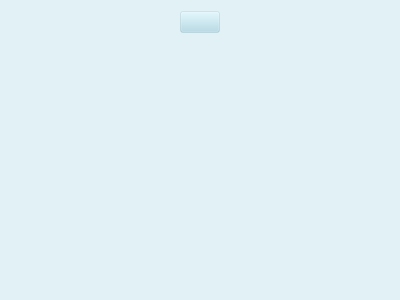
<?xml version="1.0" encoding="UTF-8"?>
<ui version="4.0">
 <class>intercom</class>
 <widget class="QWidget" name="intercom">
  <property name="geometry">
   <rect>
    <x>0</x>
    <y>0</y>
    <width>400</width>
    <height>300</height>
   </rect>
  </property>
  <property name="windowTitle">
   <string>Form</string>
  </property>
  <property name="styleSheet">
   <string notr="true">background-color: rgba(173, 216, 230,50);
</string>
  </property>
  <layout class="QHBoxLayout" name="horizontalLayout">
   <item>
    <spacer name="horizontalSpacer">
     <property name="orientation">
      <enum>Qt::Horizontal</enum>
     </property>
     <property name="sizeHint" stdset="0">
      <size>
       <width>135</width>
       <height>20</height>
      </size>
     </property>
    </spacer>
   </item>
   <item>
    <layout class="QVBoxLayout" name="verticalLayout">
     <item>
      <widget class="QPushButton" name="stop">
       <property name="styleSheet">
        <string notr="true">QPushButton:pressed{background-color: rgb(255, 192, 192); }
QPushButton{background-color: qlineargradient(spread:pad, x1:0.5, y0.8:0, x2:1, y1:0, stop:0 rgba(240, 240, 240, 150), stop:1 rgba(255, 255, 255, 255));}
</string>
       </property>
       <property name="text">
        <string/>
       </property>
       <property name="icon">
        <iconset resource="icons.qrc">
         <normaloff>:/images/red_stop_button.png</normaloff>:/images/red_stop_button.png</iconset>
       </property>
       <property name="iconSize">
        <size>
         <width>80</width>
         <height>80</height>
        </size>
       </property>
      </widget>
     </item>
     <item>
      <spacer name="verticalSpacer">
       <property name="orientation">
        <enum>Qt::Vertical</enum>
       </property>
       <property name="sizeHint" stdset="0">
        <size>
         <width>20</width>
         <height>40</height>
        </size>
       </property>
      </spacer>
     </item>
    </layout>
   </item>
   <item>
    <spacer name="horizontalSpacer_2">
     <property name="orientation">
      <enum>Qt::Horizontal</enum>
     </property>
     <property name="sizeHint" stdset="0">
      <size>
       <width>135</width>
       <height>20</height>
      </size>
     </property>
    </spacer>
   </item>
  </layout>
 </widget>
 <resources>
  <include location="icons.qrc"/>
 </resources>
 <connections/>
</ui>
